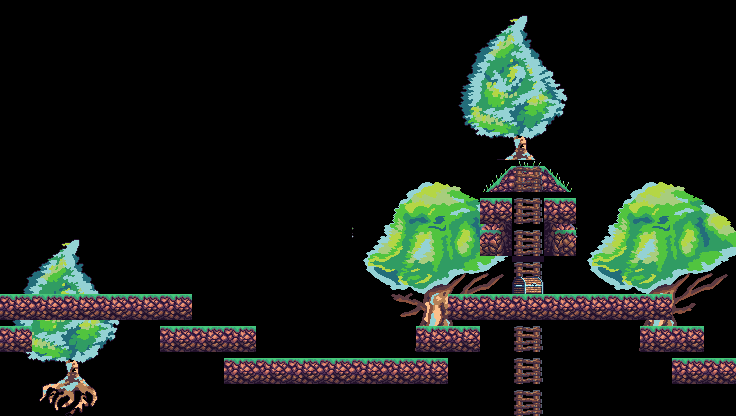

Tiled map render using the project's own tile images. Description and the whole map definition, tile-layer contents included, below:
An orthogonal 23x13 tile map with 32x32 px tiles, 2 tile layers (T1, Collision), 2 tilesets.

<map version="1.10" tiledversion="1.11.2" orientation="orthogonal" renderorder="right-down" width="23" height="13" tilewidth="32" tileheight="32" infinite="0" nextlayerid="3" nextobjectid="1">
 <tileset firstgid="1" name="tileset_readable" tilewidth="32" tileheight="32" tilecount="190" columns="19">
  <image source="tileset_readable.png" width="608" height="326" />
 </tileset>
 <tileset firstgid="191" name="trees 2" tilewidth="32" tileheight="32" tilecount="126" columns="21">
  <image source="trees 2.png" width="701" height="208" />
 </tileset>
 <layer id="1" name="T1" width="23" height="13">
  <data encoding="csv">
0,0,0,0,0,0,0,0,0,0,0,0,0,0,191,192,193,194,0,0,0,0,0,
0,0,0,0,0,215,215,215,215,194,0,0,0,0,212,213,214,215,0,0,0,0,0,
0,0,0,0,0,0,215,215,215,215,0,0,0,0,233,234,235,236,0,0,0,0,0,
0,0,0,0,0,0,215,215,215,215,0,0,0,0,254,255,256,257,0,0,0,0,0,
0,0,0,0,0,0,215,215,215,215,0,0,0,0,275,276,277,278,0,0,0,0,0,
0,0,0,0,0,0,215,215,215,215,0,204,205,206,207,9,10,11,204,205,206,207,208,
0,0,0,0,0,0,296,215,215,215,0,225,226,227,228,229,0,0,225,226,227,228,229,
191,192,193,194,0,0,0,0,0,0,0,246,247,248,249,250,0,0,246,247,248,249,250,
212,213,214,215,0,0,0,0,0,0,0,267,268,269,270,271,104,0,267,268,269,270,271,
233,234,235,236,0,0,0,0,0,0,0,288,289,290,291,292,104,0,288,289,290,291,292,
254,255,256,257,0,0,0,0,0,0,0,309,310,311,312,313,104,0,309,310,311,312,313,
275,276,277,278,0,0,0,0,0,0,0,0,0,0,0,0,104,0,0,0,0,0,0,
296,297,298,299,0,0,0,0,0,0,0,0,0,0,0,0,104,0,0,0,0,0,0
</data>
 </layer>
 <layer id="2" name="Collision" width="23" height="13">
  <data encoding="csv">
0,0,0,0,0,0,0,0,0,0,0,0,0,0,0,0,0,0,0,0,0,0,0,
0,0,0,0,0,0,0,0,0,0,0,0,0,0,0,0,0,0,0,0,0,0,0,
0,0,0,0,0,0,0,0,0,0,0,0,0,0,0,0,0,0,0,0,0,0,0,
0,0,0,0,0,0,0,0,0,0,0,0,0,0,0,0,0,0,0,0,0,0,0,
0,0,0,0,0,0,0,0,0,0,0,0,0,0,0,0,0,0,0,0,0,0,0,
0,0,0,0,0,0,0,0,0,0,0,0,0,0,0,0,104,0,0,0,0,0,0,
0,0,0,0,0,0,0,0,0,0,0,0,0,0,0,26,104,26,0,0,0,0,0,
0,0,0,0,0,0,0,0,0,0,0,0,0,0,0,42,104,44,0,0,0,0,0,
0,0,0,0,0,0,0,0,0,0,0,0,0,0,0,0,62,0,0,0,0,0,0,
2,2,2,2,2,2,0,0,0,0,0,0,0,0,2,2,81,2,2,2,2,0,0,
2,0,0,0,0,2,2,2,0,0,0,0,0,2,2,0,0,0,0,0,2,2,0,
0,0,0,0,0,0,0,2,2,2,2,2,2,2,0,0,0,0,0,0,0,2,2,
0,0,0,0,0,0,0,0,0,0,0,0,0,0,0,0,0,0,0,0,0,0,0
</data>
 </layer>
</map>
